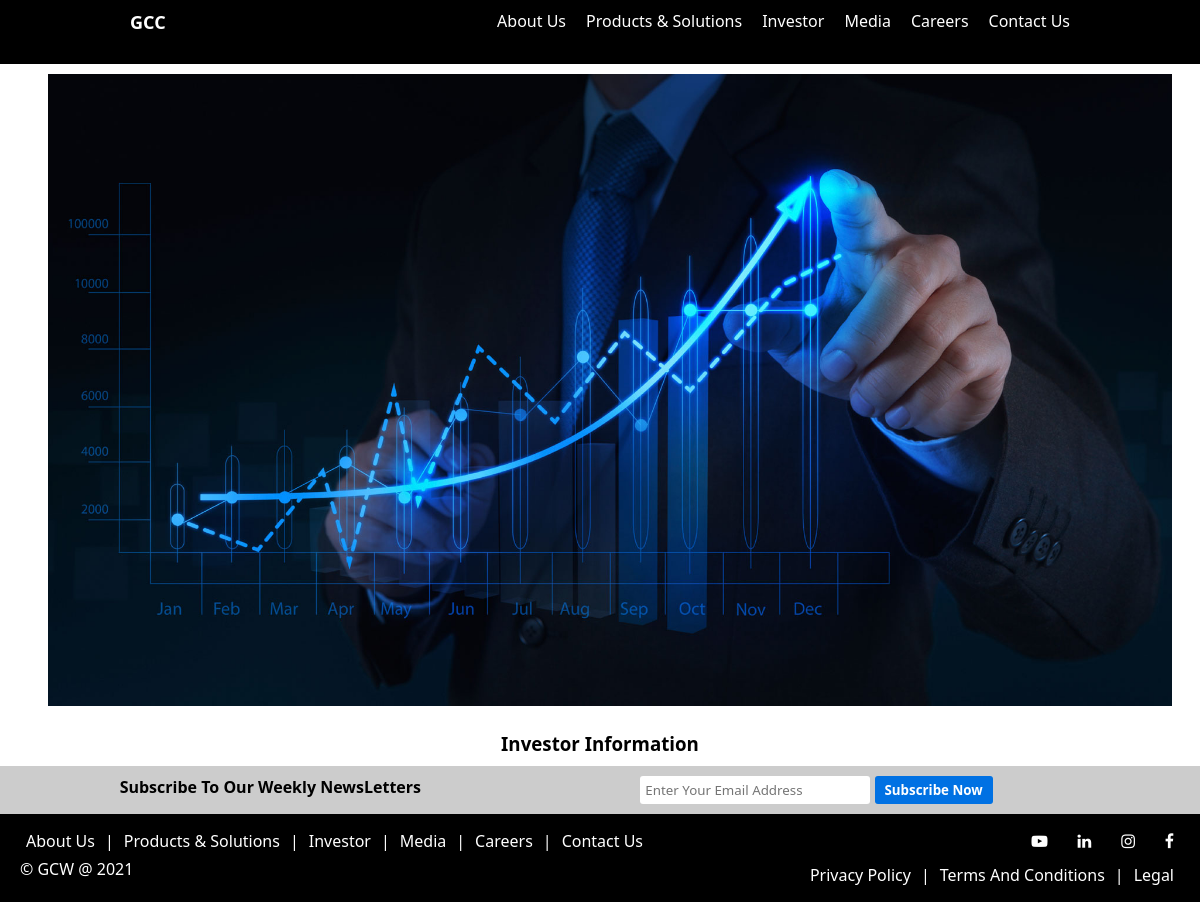
The page /pages/investor/index.php on the database as committed earlier.
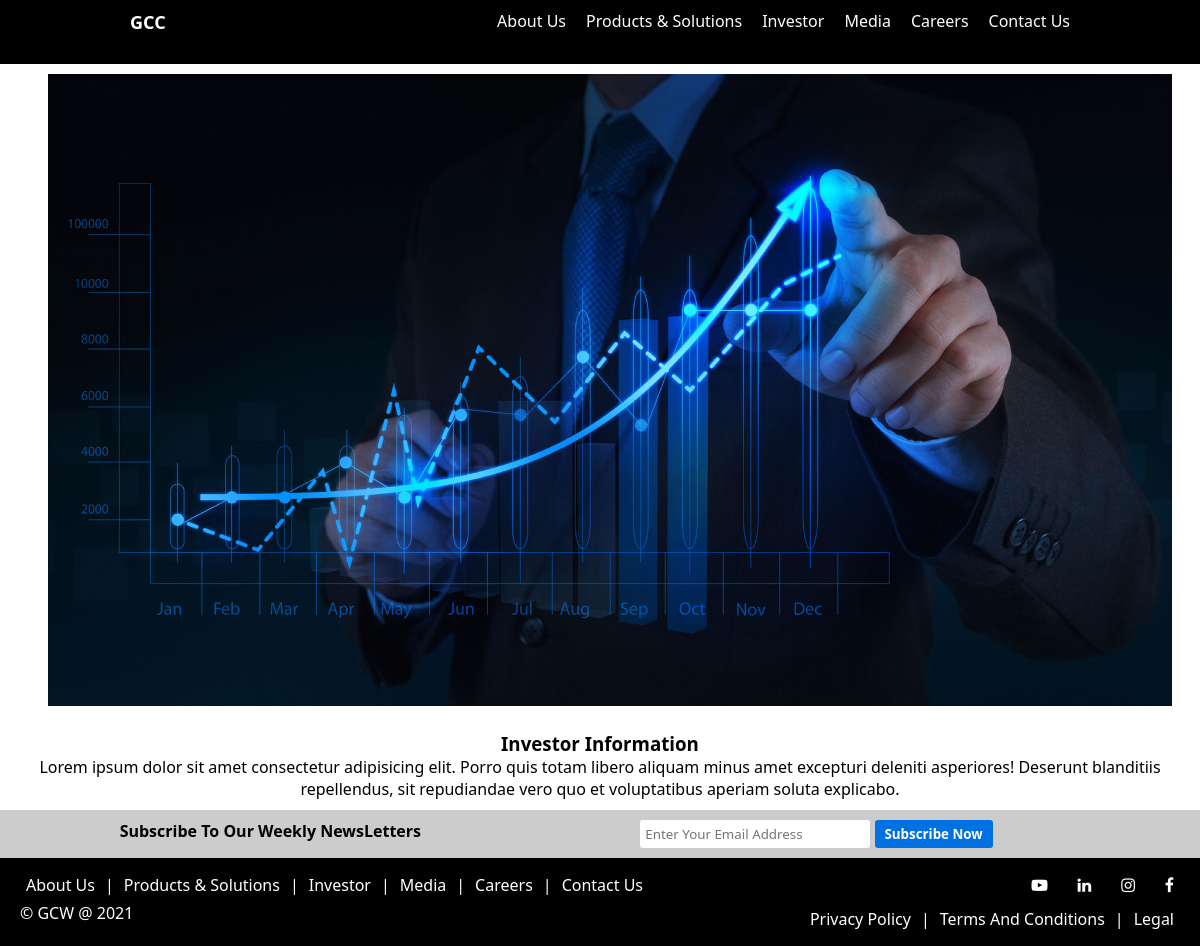
The same page on the database as committed later.
### tables this page shows
CREATE TABLE Htmldata(name VARCHAR(20), txt VARCHAR(1000), PRIMARY KEY (name));

### common/php_common_functions.php (the view, shortened to what this page needs)
<?php
function showData($FromThisCell){
    include "databaseConnect.php";
    $sql = "SELECT txt FROM Htmldata WHERE `name`='".$FromThisCell."';";
    $result = mysqli_query($conn, $sql);
    while($row = mysqli_fetch_assoc($result)){
        echo $row["txt"];
    }
}

Rows that differ between the two databases and show on the page:
added htmldata: txt "Lorem ipsum dolor sit amet consectetur adipisicing elit. Porro quis totam libero aliquam minus amet excepturi deleniti asperiores! Deserunt blanditiis repellendus, sit repudiandae vero quo et voluptatibus aperiam soluta explicabo."
